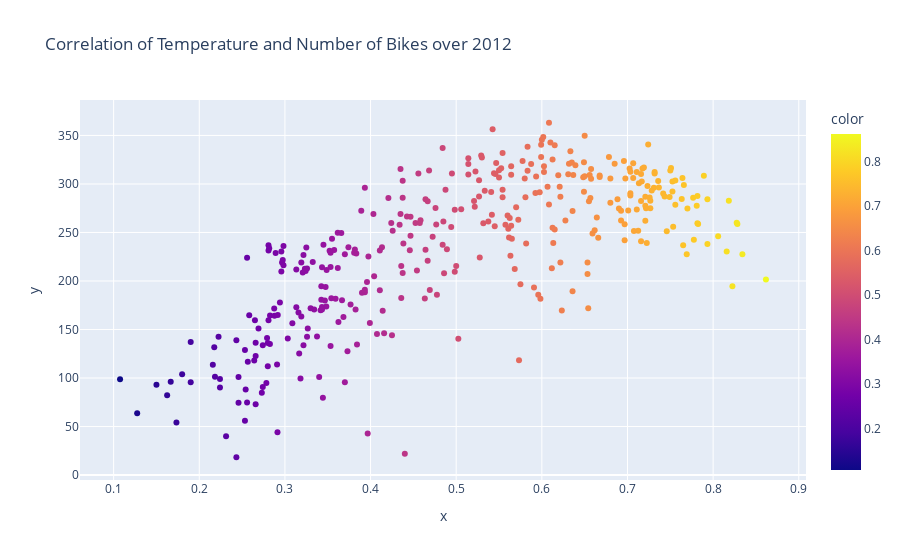

Source (notebook cell):
### Markdown cell above
Sunday is the day with the lowest number of users. The number of users then increases throughout the week and peaks on Saturday.

### Code cell
fig = px.scatter(x=df_date.loc[df_date.yr == 1]['temp'], y=df_date.loc[df_date.yr == 1]['cnt'],color =df_date.loc[df_date.yr == 1]['temp'],title='Correlation of Temperature and Number of Bikes over 2012 ')
fig.show()

### Figure 1 — Plotly figure (JSON) as saved in the notebook; plotly's stock layout.template omitted (floating-point values rounded to 4 significant figures; data arrays with more than 128 entries replaced by an {"elided": "..."} marker saying what was removed)
{"data": [{"hovertemplate": "x=%{x}<br>y=%{y}<br>color=%{marker.color}<extra></extra>", "legendgroup": "", "marker": {"color": {"elided": "366 float values"}, "coloraxis": "coloraxis", "symbol": "circle"}, "mode": "markers", "name": "", "orientation": "v", "showlegend": false, "type": "scatter", "x": {"elided": "366 float values"}, "xaxis": "x", "y": {"elided": "366 float values"}, "yaxis": "y"}], "layout": {"coloraxis": {"colorbar": {"title": {"text": "color"}}, "colorscale": [[0, "#0d0887"], [0.1111, "#46039f"], [0.2222, "#7201a8"], [0.3333, "#9c179e"], [0.4444, "#bd3786"], [0.5556, "#d8576b"], [0.6667, "#ed7953"], [0.7778, "#fb9f3a"], [0.8889, "#fdca26"], [1, "#f0f921"]]}, "legend": {"tracegroupgap": 0}, "title": {"text": "Correlation of Temperature and Number of Bikes over 2012 "}, "xaxis": {"anchor": "y", "domain": [0, 1], "title": {"text": "x"}}, "yaxis": {"anchor": "x", "domain": [0, 1], "title": {"text": "y"}}}}
